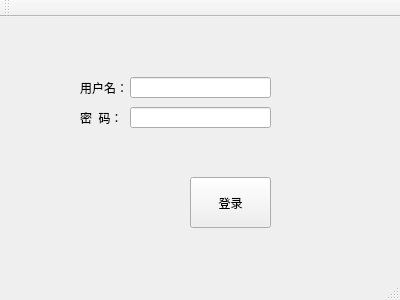
<?xml version="1.0" encoding="UTF-8"?>
<ui version="4.0">
 <class>Login</class>
 <widget class="QMainWindow" name="Login">
  <property name="geometry">
   <rect>
    <x>0</x>
    <y>0</y>
    <width>400</width>
    <height>300</height>
   </rect>
  </property>
  <property name="windowTitle">
   <string>Login</string>
  </property>
  <widget class="QWidget" name="centralWidget">
   <widget class="QLabel" name="label">
    <property name="geometry">
     <rect>
      <x>80</x>
      <y>60</y>
      <width>51</width>
      <height>21</height>
     </rect>
    </property>
    <property name="text">
     <string>用户名：</string>
    </property>
   </widget>
   <widget class="QLabel" name="label_2">
    <property name="geometry">
     <rect>
      <x>80</x>
      <y>90</y>
      <width>51</width>
      <height>21</height>
     </rect>
    </property>
    <property name="text">
     <string>密  码：</string>
    </property>
   </widget>
   <widget class="QLineEdit" name="userEdit">
    <property name="geometry">
     <rect>
      <x>130</x>
      <y>60</y>
      <width>141</width>
      <height>21</height>
     </rect>
    </property>
   </widget>
   <widget class="QLineEdit" name="passwordEdit">
    <property name="geometry">
     <rect>
      <x>130</x>
      <y>90</y>
      <width>141</width>
      <height>21</height>
     </rect>
    </property>
   </widget>
   <widget class="QPushButton" name="loginBtn">
    <property name="geometry">
     <rect>
      <x>190</x>
      <y>160</y>
      <width>81</width>
      <height>51</height>
     </rect>
    </property>
    <property name="text">
     <string>登录</string>
    </property>
   </widget>
  </widget>
  <widget class="QMenuBar" name="menuBar">
   <property name="geometry">
    <rect>
     <x>0</x>
     <y>0</y>
     <width>400</width>
     <height>23</height>
    </rect>
   </property>
  </widget>
  <widget class="QToolBar" name="mainToolBar">
   <attribute name="toolBarArea">
    <enum>TopToolBarArea</enum>
   </attribute>
   <attribute name="toolBarBreak">
    <bool>false</bool>
   </attribute>
  </widget>
  <widget class="QStatusBar" name="statusBar"/>
 </widget>
 <layoutdefault spacing="6" margin="11"/>
 <resources/>
 <connections/>
</ui>
